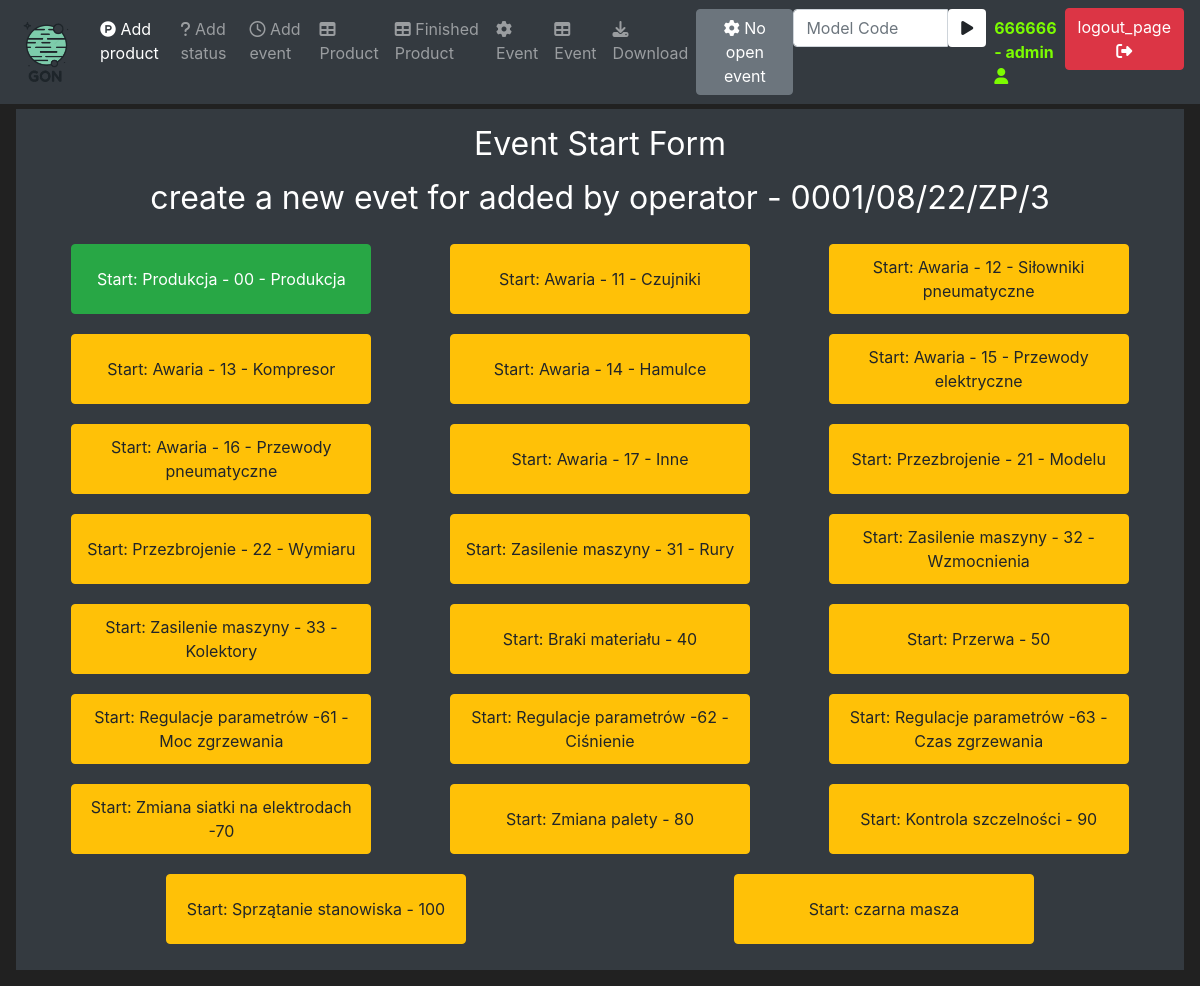
The app's page /eventStartStop (signed in) with its own data.
### mainApp/models/user.py (models this page shows, shortened)
class User(UserMixin, db.Model):
    id = db.Column(db.Integer, primary_key=True, unique=True)
    username = db.Column(db.String(100), unique=True)
    password_hash = db.Column(db.String())
    email_address = db.Column(db.String())
    role = db.Column(db.Integer)

### mainApp/models/product.py (models this page shows, shortened)
class Product(db.Model):
    id = db.Column(db.Integer, primary_key=True)
    modelCode = db.Column(db.String(20), unique=True)
    modelName = db.Column(db.String(20))
    orderStatus = db.Column(db.String(20))
    startDate = db.Column(db.Integer)
    executionDate = db.Column(db.Integer)

### mainApp/models/status.py (models this page shows, shortened)
class Status(db.Model):
    id = db.Column(db.Integer, primary_key=True)
    statusCode = db.Column(db.Integer)
    statusName = db.Column(db.String(20), unique=True)
    production = db.Column(db.String(20))

### mainApp/routes.py (the view, shortened to what this page needs)
@ app.route('/eventStartStop', methods=('GET', 'POST'))
@ login_required
def event_start_stop_page():
    eventStartForm = EventStartForm()
    eventCloseForm = EventCloseForm()
    now = datetime.today()
    now = now.timestamp()
    now = int(now)
    print(now)
    openProductList = Product.query.filter(or_(Product.orderStatus == "Open", and_(
        Product.orderStatus == "Auto", Product.startDate <= now, Product.executionDate >= now)))
    statusList = Status.query.all()
    openEventList = Event.query.filter(Event.endDate == None )
    openStatuses = openStatusesCounter()
    return render_template('eventStartForm.html', openProductList=openProductList, statusList=statusList, openEventList=openEventList, eventStartForm=eventStartForm, eventCloseForm=eventCloseForm, openStatuses = openStatuses)

### mainApp/forms.py
class EventStartForm(FlaskForm):
    submit = SubmitField(label="Start Event")

class EventCloseForm(FlaskForm):
    okCounter = IntegerField(label="Ok Counter:", validators=[DataRequired()])
    nokCounter = IntegerField(label="Nok Counter:", validators=[DataRequired()])
    submit = SubmitField(label="Close Event")

### mainApp/models/user.py (called while the page is built)
@login_manager.user_loader
def load_user(user_id):
    return User.query.get(int(user_id))

### mainApp/routes.py (called while the page is built)
def openStatusesCounter():
    openEventCounter = 0
    activEventsList = Event.query.filter(Event.endDate == None)
    for  activEventList in activEventsList:
        openEventCounter += 1
    return openEventCounter

### mainApp/templates/eventStartForm.html (shortened to what this page needs)
{% extends 'base.html' %}
{% block content %}
{% set activeTask = namespace(activeTask=false) %}
{% set activeTask = namespace(activeStatus=false) %}
<div class="text-center">
    <div class="container">
        <h1 class="h2 mb-3 font-weight-normal">
            {{ _('Event Start Form')}}
        </h1>
        {% for openProduct in openProductList %}
        <h3 class="h2 mb-3 font-weight-normal">
            {{ _('create a new evet for')}} {{openProduct.modelName}} - {{ openProduct.modelCode}}
        </h3>
        <div class="row">
            {% for status in statusList %}
            {% for openEvent in openEventList %}
            {% if openEvent.idProd == openProduct.id and openEvent.idStatus == status.id%}
            {% set activeTask.activeTask = True %}
            {% endif %}
            {% endfor %}
            {% endfor %}
            {% for status in statusList %}
            {% if status.production == "Prod" and not activeTask.activeTask %}
            <div class="col text-center">
                <button class="btn btn-outline btn-success buttonFull" data-toggle="modal"
                    data-target="#Modal-Start-{{openProduct.id}}-{{status.id}}-{{current_user.id}}">Start: {{
                    status.statusName }}</button>
            </div>
            {% endif %}
            {% if status.production == "Error" and not activeTask.activeTask %}
            <div class="col text-center">
                <button class="btn btn-outline btn-warning buttonFull" data-toggle="modal"
                    data-target="#Modal-Start-{{openProduct.id}}-{{status.id}}-{{current_user.id}}">Start: {{
                    status.statusName }}</button>
            </div>
            {% endif %}
            {% set activeTask.activeStatus = False %}
            {% endfor %}
        </div>
        {% set activeTask.activeTask = False %}
        {% endfor %}
    </div>
</div>
{% endblock %}

### mainApp/templates/base.html (shortened to what this page needs)
<!doctype html>
<html lang="en">
<head>
   <link rel="stylesheet" href="https://cdn.jsdelivr.net/npm/bootstrap@4.5.3/dist/css/bootstrap.min.css"
>
   <link rel="stylesheet" href="https://cdnjs.cloudflare.com/ajax/libs/font-awesome/4.7.0/css/font-awesome.min.css">
</head>
<body>
   <nav class="navbar navbar-expand-md navbar-dark bg-dark fixed-top">
      <a class="navbar-brand" href="{{url_for('home_page')}}"><img src="/static/LogoBIG.png" alt="..." height="60"
            class="d-inline-block"></a>
      <div class="collapse navbar-collapse" id="navbarNav">
         <ul class="navbar-nav mr-auto">
            {% if current_user.role == "admin"%}
            <li class="nav-item active">
               <a class="nav-link" href="{{url_for('product_page')}}"><i class='fa fa-product-hunt'></i> {{ _('Add product')}}</a>
            </li>
            <li class="nav-item">
               <a class="nav-link" href="{{url_for('status_page')}}"><i class='fa fa-question'></i> {{ _('Add status')}}</a>
            </li>
            <li class="nav-item">
               <a class="nav-link" href="{{url_for('event_page')}}"><i class='fa fa-clock-o'></i> {{ _('Add event')}}</a>
            </li>
            <li class="nav-item">
               <a class="nav-link" href="{{url_for('product_table_page')}}"><i class='fa fa-table'></i> {{ _('Product')}}</a>
            </li>
            {% endif %}
            <li class="nav-item">
               <a class="nav-link" href="{{url_for('product_finished_table_page')}}"><i class='fa fa-table'></i> {{ _('Finished Product')}}</a>
            </li>
            <li class="nav-item">
               <a class="nav-link" href="{{url_for('event_start_stop_page')}}"><i class='fa fa-cog'></i>
                  {{ _('Event')}}</a>
            </li>
            {% if current_user.role == "admin"%}
            <li class="nav-item">
               <a class="nav-link" href="{{url_for('event_table_page')}}"><i class='fa fa-table'></i> {{ _('Event')}}</a>
            </li>
            <li class="nav-item">
               <a class="nav-link" href="{{url_for('download_report_page')}}"><i class="fa fa-download"></i>
                  {{ _('Download')}}</a>
            </li>
            {% endif %}
            {% if openStatuses == 0%}
            <li class="nav-item">
               <a class="btn btn-secondary navbar-btn" href="#"><i class='fa fa-cog'></i>
                  No open event</a>
            </li>
            {% else %}
            <li class="nav-item">
               <a class="btn btn-danger navbar-btn" href="{{url_for('event_all_stop_page')}}"><i class='fa fa-hand-paper-o'></i><i class='fa fa-cog fa-spin'></i>
                  {{ _('Force STOP')}} {{openStatuses}} {{ _('event')}}</a>
            </li>
            {% endif %}
            {% if current_user.is_authenticated %}
            <form method="POST" class="navbar-form navbar-left" action="{{url_for('active_product_page')}}">
               <div class="input-group">
                  <input type="text" class="form-control" placeholder="Model Code" name="modelCode" autofocus="autofocus">
                  <div class="input-group-btn">
                     <button class="btn btn-default bg-white" type="submit">
                        <i class="fa fa-play"></i>
                     </button>
                  </div>
               </div>
            </form>
            {% endif %}
         </ul>
         {% if current_user.is_authenticated %}
         <ul class="navbar-nav">
            <li class="nav-item">
               <a class="nav-link" style="color: lawngreen; font-weight: bold" href="#">{{current_user.username}}
                   - {{ current_user.role }} <i class='fa fa-user'></i></a>
            </li>
            <li class="nav-item">
               <a class="btn btn-danger navbar-btn" href="{{url_for('logout_page')}}">{{ _('logout_page')}} <i
                     class='fa fa-sign-out'></i></a>
            </li>
         </ul>
         {% endif %}
      </div>
   </nav>
   <br>
   <div class="position-relative overflow-hidden p-3 p-md-3 m-md-3 text-center bg-dark" style="color:white">
      {% block content %}
      {% endblock %}
   </div>
</body>
</html>

### mainApp/templates/base.html (style rules this page uses)
body { background-color: #212121; color: white }
.buttonFull { width: 300px !important; height: 70px !important; margin: 10px; }

### records on screen
User: username "666666", role "admin"
Product: modelName "added by operator", modelCode "0001/08/22/ZP/3"
Status: statusName "Produkcja - 00 - Produkcja"
Status: statusName "Awaria - 11 - Czujniki"
Status: statusName "Awaria - 12 - Siłowniki pneumatyczne"
Status: statusName "Awaria - 13 - Kompresor"
Status: statusName "Awaria - 14 - Hamulce"
Status: statusName "Awaria - 15 - Przewody elektryczne"
Status: statusName "Awaria - 16 - Przewody pneumatyczne"
Status: statusName "Awaria - 17 - Inne"
Status: statusName "Przezbrojenie - 21 - Modelu"
Status: statusName "Przezbrojenie - 22 - Wymiaru"
Status: statusName "Zasilenie maszyny - 31 - Rury"
Status: statusName "Zasilenie maszyny - 32 - Wzmocnienia"
Status: statusName "Zasilenie maszyny - 33 - Kolektory"
Status: statusName "Braki materiału - 40"
Status: statusName "Przerwa - 50"
Status: statusName "Regulacje parametrów -61 - Moc zgrzewania"
Status: statusName "Regulacje parametrów -62 - Ciśnienie"
Status: statusName "Regulacje parametrów -63 - Czas zgrzewania"
Status: statusName "Zmiana siatki na elektrodach -70"
Status: statusName "Zmiana palety - 80"
Status: statusName "Kontrola szczelności - 90"
Status: statusName "Sprzątanie stanowiska - 100"
Status: statusName "czarna masza"
